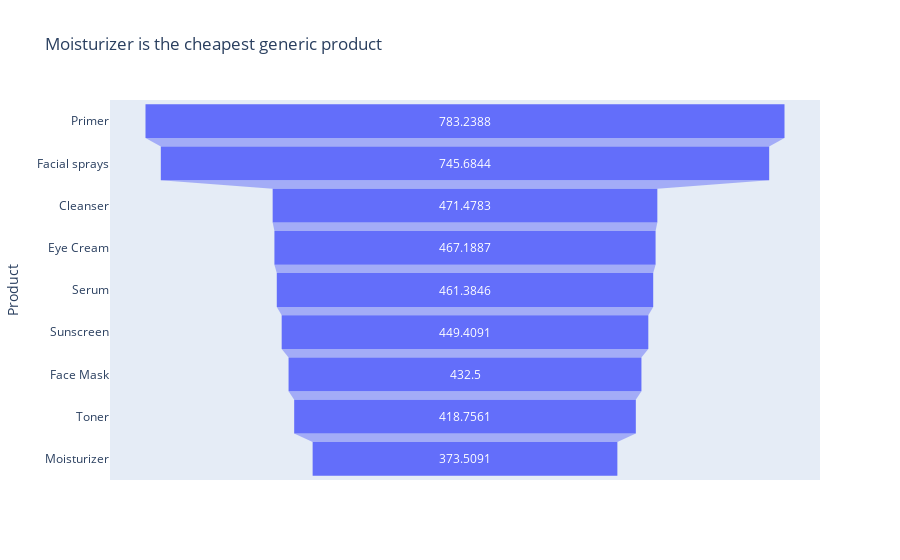

Write notebook code for a chart like this one.
### Markdown cell above
* Graph 5

### Code cell
import plotly.express as px
#from plotly import graph_objects as go

fig = px.funnel(mean_p,  mean_p['Mean'], mean_p['Product'],
                title='Moisturizer is the cheapest generic product')

fig.show()

### Figure 1 — Plotly figure (JSON) as saved in the notebook; plotly's stock layout.template omitted (floating-point values rounded to 4 significant figures)
{"data": [{"hovertemplate": "Mean=%{x}<br>Product=%{y}<extra></extra>", "legendgroup": "", "marker": {"color": "#636efa"}, "name": "", "orientation": "h", "showlegend": false, "type": "funnel", "x": [783.2, 745.7, 471.5, 467.2, 461.4, 449.4, 432.5, 418.8, 373.5], "xaxis": "x", "y": ["Primer", "Facial sprays", "Cleanser", "Eye Cream", "Serum", "Sunscreen", "Face Mask", "Toner", "Moisturizer"], "yaxis": "y"}], "layout": {"legend": {"tracegroupgap": 0}, "title": {"text": "Moisturizer is the cheapest generic product"}, "xaxis": {"anchor": "y", "domain": [0, 1], "title": {"text": "Mean"}}, "yaxis": {"anchor": "x", "domain": [0, 1], "title": {"text": "Product"}}}}
